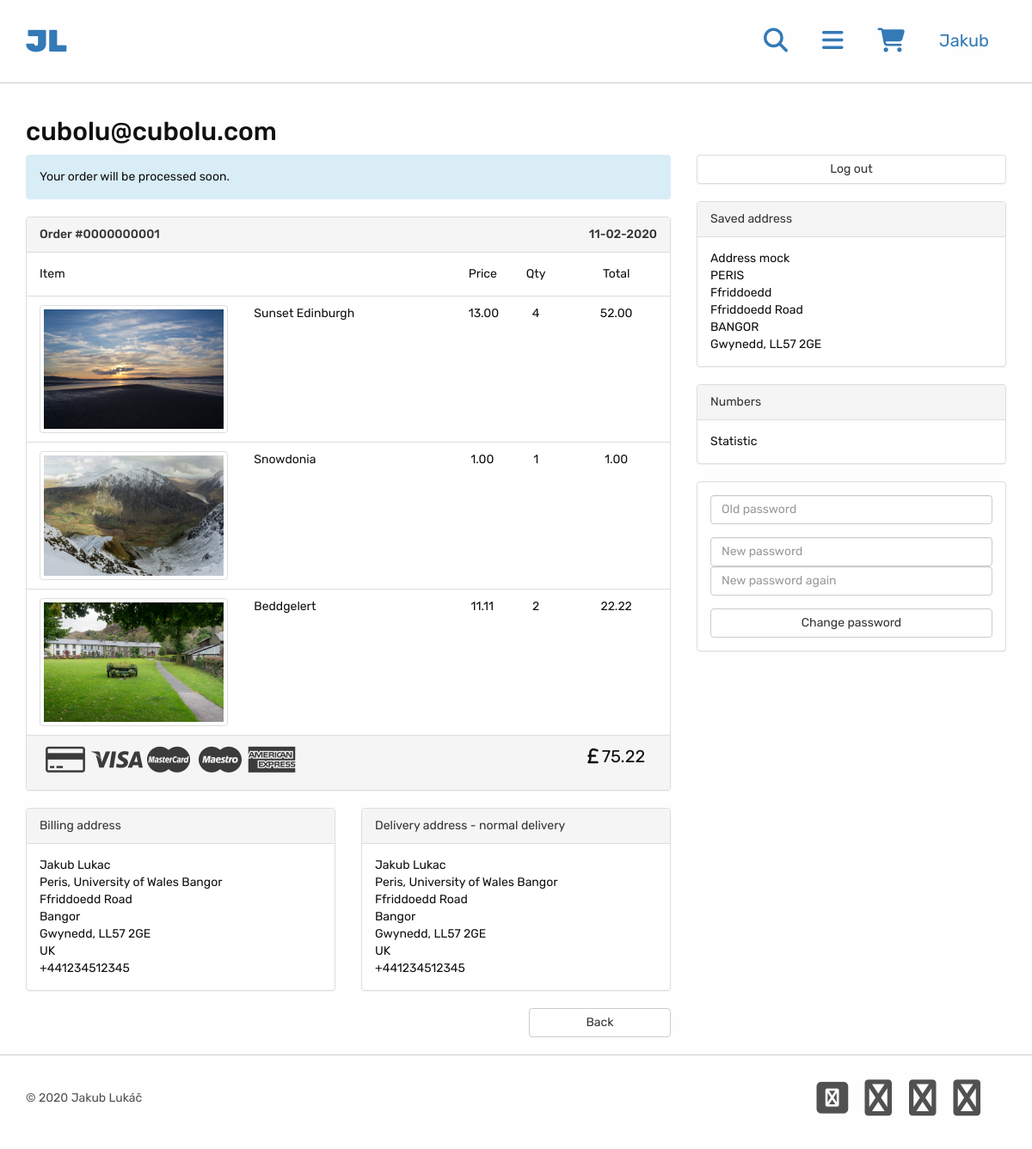
/order_details.php?order=1 (signed in), run on the app's committed database.
### tables this page shows
CREATE TABLE users (
  user_id     INT UNSIGNED      NOT NULL  AUTO_INCREMENT,
  email       VARCHAR(40)       NOT NULL  UNIQUE,
  password    CHAR(40)          NOT NULL,
  forename    VARCHAR(20)       NOT NULL,
  surname     VARCHAR(20)       NOT NULL,

  PRIMARY KEY (user_id, email)
);

CREATE TABLE orderedProducts (
  order_id    INT UNSIGNED      NOT NULL,
  product_id  INT UNSIGNED      NOT NULL,
  price       DECIMAL(10,2)     NOT NULL,
  quantity    SMALLINT UNSIGNED NOT NULL,

  PRIMARY KEY (order_id, product_id),
  FOREIGN KEY (order_id)   REFERENCES orders(order_id)     ON UPDATE CASCADE ON DELETE RESTRICT,
  FOREIGN KEY (product_id) REFERENCES products(product_id) ON UPDATE CASCADE ON DELETE RESTRICT
);

CREATE TABLE products (
  product_id  INT UNSIGNED      NOT NULL  AUTO_INCREMENT,
  price       DECIMAL(10,2)     NOT NULL,
  image_url   VARCHAR(40)       NOT NULL,
  title       TINYTEXT          NOT NULL,
  description TEXT,

  PRIMARY KEY (product_id)
);

CREATE TABLE userAddresses (
  address_id  INT UNSIGNED      NOT NULL  AUTO_INCREMENT,
  user_id     INT UNSIGNED      NOT NULL,
  name        VARCHAR(60)       NOT NULL,
  address     VARCHAR(100)      NOT NULL,
  postcode    VARCHAR(10)       NOT NULL,
  town        VARCHAR(40)       NOT NULL,
  country     VARCHAR(30)       NOT NULL,
  county      VARCHAR(30),
  phone       VARCHAR(15),

  PRIMARY KEY (address_id),
  FOREIGN KEY (user_id) REFERENCES users(user_id) ON UPDATE CASCADE ON DELETE RESTRICT
);

CREATE TABLE orders (
  order_id            INT UNSIGNED      NOT NULL  AUTO_INCREMENT,
  user_id             INT UNSIGNED      NOT NULL,
  order_status        ENUM('pending', 'processing', 'shipped', 'completed', 'cancelled', 'declined')  NOT NULL,
  order_time          DATETIME          NOT NULL,

  shipping_address_id INT UNSIGNED      NOT NULL,
  billing_address_id  INT UNSIGNED      NOT NULL,

  delivery_method     ENUM('normal', 'express', 'other')  NOT NULL,
  payment_method      ENUM('card', 'paypal')              NOT NULL,
  billing_ref         CHAR(40)                            NOT NULL,

  PRIMARY KEY (order_id),
  FOREIGN KEY (user_id) REFERENCES users(user_id) ON UPDATE CASCADE ON DELETE RESTRICT,
  FOREIGN KEY (shipping_address_id) REFERENCES userAddresses(address_id) ON UPDATE CASCADE ON DELETE RESTRICT,
  FOREIGN KEY (billing_address_id) REFERENCES userAddresses(address_id) ON UPDATE CASCADE ON DELETE RESTRICT
);

### includes/application_top.php (called while the page is built, shortened)
<?php
require_once 'configure.php';
require_once 'classes/DBECommerce.class.php';
require_once 'functions/print_templates.php';
$db = new DBECommerce(
  $config['database']['host'],
  $config['database']['user'],
  $config['database']['password'],
  $config['database']['db_name']
);
if(isset($_SESSION['user_id'])) {
  $user = $db->get_user($_SESSION['user_id']);
  $user_home = 'account.php';
  $user_name = $user['forename'];
}
?>

### includes/classes/DBECommerce.class.php (called while the page is built, shortened)
<?php
class DBECommerce extends mysqli
{
  public function get_user($user_id) {
    $query_string = 'SELECT user_id, email, forename, surname FROM users WHERE user_id = ? LIMIT 1';
    $stmt = $this->prepare($query_string);
    if ($stmt->bind_param('d', $user_id)) {
      $stmt->execute();
      if ($result = $this->get_result($stmt)) {
        $user = $result[0];
        return $user ? $user : array();
      }
    }
    return array();
  }
  public function get_order($user_id, $order_id) {
    $query_string = 'SELECT order_status, DATE_FORMAT(DATE(order_time), \'%d-%m-%Y\') as order_time, shipping_address_id, billing_address_id, delivery_method, payment_method FROM orders
                       WHERE order_id = ? AND user_id = ? LIMIT 1';
    $stmt = $this->prepare($query_string);
    if ($stmt->bind_param('dd', $order_id, $user_id)) {
      $stmt->execute();
      if ($result = $this->get_result($stmt)) {
        $order = $result[0];
        return $order ? $order : array();
      }
    }
    return array();
  }
  public function get_ordered_products($order_id, $simple = false) {
    if ($simple) {
      $query_string = 'SELECT orderedProducts.price as price, quantity, title FROM orderedProducts
                         JOIN products ON (orderedProducts.product_id = products.product_id) WHERE orderedProducts.order_id = ?';
    } else {
      $query_string = 'SELECT orderedProducts.product_id as product_id, orderedProducts.price as price, quantity, image_url, title FROM orderedProducts
                         JOIN products ON (orderedProducts.product_id = products.product_id) WHERE orderedProducts.order_id = ?';
    }
    $stmt = $this->prepare($query_string);
    if ($stmt->bind_param('d', $order_id)) {
      $stmt->execute();
      if ($results = $this->get_result($stmt)) {
        if ($simple) {
          $simple_results = array('titles'=>'', 'total'=>0.0);
          foreach ($results as $product) {
            $simple_results['titles'] .= ', ' . $product['title'];
            $simple_results['total'] += $product['price'] * $product['quantity'];
          }
          $simple_results['titles'] = substr($simple_results['titles'], 2);
          return $simple_results;
        } else {
          return $results;
        }
      }
    }
    return false;
  }
  public function get_address($address_id) {
    $query_string = 'SELECT name, address, postcode, town, country, county, phone FROM userAddresses WHERE  address_id = ? LIMIT 1';
    $stmt = $this->prepare($query_string);
    if ($stmt->bind_param('d', $address_id)) {
      $stmt->execute();
      if ($result = $this->get_result($stmt)) {
        $address = $result[0];
        return $address ? $address : array();
      }
    }
    return array();
  }
  private function get_result($stmt) {
    $RESULT = array();
    $stmt->store_result();
    for ($i = 0; $i < $stmt->num_rows; $i++ ) {
      $metadata = $stmt->result_metadata();
      $params = array();
      while ( $Field = $metadata->fetch_field() ) {
        $params[] = &$RESULT[ $i ][ $Field->name ];
      }
      call_user_func_array( array( $stmt, 'bind_result' ), $params );
      $stmt->fetch();
    }
    return $RESULT;
  }
}
?>

### order_details.php (the view, shortened to what this page needs)
<?php
require_once 'includes/application_top.php';
$order_id = &$_REQUEST['order'];
if (!isset($order_id) || !$order = $db->get_order($user['user_id'], $order_id)) {
  $_SESSION['account_panel'] = array('msg'=>'Order not found.', 'type'=>'alert-danger');
  header("Location: account.php");
  exit();
}
$order_total = 0;
$ordered_products = $db->get_ordered_products($order_id);
$shipping_address = $db->get_address($order['shipping_address_id']);
require_once 'includes/site_header.php';
?>
<section class="container content">
  <div class="row">
    <div class="col-sm-12">
      <h2><?php echo $user['email']; ?></h2>
    </div>
  </div>
  <div class="row">
    <div class="col-md-8">
      <?php echo create_panel(order_status_detail($order['order_status']), order_status_style($order['order_status'])); ?>
      <div class="panel panel-default">
        <div class="panel-heading" style="font-weight: 500">
          <span>Order <?php echo '#' . str_pad($order_id, 10, '0', STR_PAD_LEFT); ?></span><span class="pull-right"><?php echo $order['order_time']; ?></span>
        </div>
        <div class="row panel-body">
          <span class="col-md-8">Item</span>
          <span class="col-md-1 text-center">Price</span>
          <span class="col-md-1 text-center">Qty</span>
          <span class="col-md-2 text-center">Total</span>
        </div>
        <ul class="list-group">
          <?php
          foreach ($ordered_products as $product) {
            echo '<li class="list-group-item">';
              echo '<div class="row">';
                echo '<span class="col-md-4">';
                  echo '<a href="product.php?productid=' . $product['product_id'] . '">';
                  echo '<img src="' . $product['image_url'] . '" class="img-thumbnail">';
                  echo '</a>';
                echo '</span>';
                echo '<span class="col-md-4">';
                  echo '<a href="product.php?productid=' . $product['product_id'] . '" style="color: inherit;">';
                  echo $product['title'];
                  echo '</a>';
                echo '</span>';
                echo '<span class="col-md-1 text-center">' . $product['price'] . '</span>';
                echo '<span class="col-md-1 text-center">';
                  echo $product['quantity'];
                echo '</span>';
                echo '<span class="col-md-2 text-center">';
                  echo number_format($product['price'] * $product['quantity'], 2);
                echo '</span>';
              echo '</div>';
            echo '</li>';
            $order_total += $product['price'] * $product['quantity'];
          }
          ?>
        </ul>
        <div class="panel-footer">
          <div class="row">
            <span class="col-xs-10 payment-icon">
              <?php
              if ($order['payment_method'] == 'card') {
                echo '<i class="pf pf-credit-card"></i>';
                echo '<i class="pf pf-visa"></i><i class="pf pf-mastercard"></i><i class="pf pf-maestro"></i><i class="pf pf-american-express"></i>';
              } else if ($order['payment_method'] == 'paypal') {
                echo '<i class="pf pf-paypal" style="font-size: 4.5rem; padding-left: 1rem"></i>';
              } else {
                echo 'Unknown payment method!';
              }
              ?>
            </span>
            <span class="col-xs-2 text-center total-price">
              <i class="fa fa-gbp" style="padding: 0 4px 0 0"></i><?php echo number_format($order_total, 2); ?>
            </span>
          </div>
        </div>
      </div>
      <div class="row">
        <div class="col-sm-6">
          <div class="panel panel-default">
            <div class="panel-heading">Billing address</div>
            <div class="panel-body">
              <?php
              echo $billing_address['name'] . '<br />';
              echo str_replace(';', '<br />', $billing_address['address']) . '<br />';
              echo $billing_address['town'] . '<br />';
              if ($billing_address['county']) {
                echo $billing_address['county'] . ', ';
              }
              echo $billing_address['postcode'] . '<br />';
              echo $billing_address['country'] . '<br />';
              echo $billing_address['phone'] . '<br />';
              ?>
            </div>
          </div>
        </div>
        <div class="col-sm-6">
          <div class="panel panel-default">
            <div class="panel-heading">
              Delivery address - <?php echo $order['delivery_method']; ?> delivery
            </div>
            <div class="panel-body">
              <?php
              echo $shipping_address['name'] . '<br />';
              echo str_replace(';', '<br />', $shipping_address['address']) . '<br />';
              echo $shipping_address['town'] . '<br />';
              if ($shipping_address['county']) {
                echo $shipping_address['county'] . ', ';
              }
              echo $shipping_address['postcode'] . '<br />';
              echo $shipping_address['country'] . '<br />';
              echo $shipping_address['phone'] . '<br />';
              ?>
            </div>
          </div>
        </div>
      </div>
      <div class="row">
        <span class="col-md-offset-9 col-md-3">
          <a href="account.php" class="btn btn-default fill" role="button">Back</a>
        </span>
      </div>
    </div>
    <div class="col-md-4">
      <?php
      require 'includes/account_side_panel.php';
      ?>
    </div>
  </div>
</section>
<?php
require_once 'includes/site_footer.php';
?>

### includes/site_header.php (shortened to what this page needs)
<?php
require_once 'application_top.php';
?>
<!DOCTYPE html>
<html>
  <link rel="stylesheet" href="https://use.fontawesome.com/4ea11a27f8.css">
  <link rel="stylesheet" href="https://maxcdn.bootstrapcdn.com/bootstrap/3.3.7/css/bootstrap.min.css">
  <link rel="stylesheet" href="css/paymentfont.min.css">
  <link rel="stylesheet" href="css/main.css">
  <body>
    <header class="container-fluid">
      <section class="container">
        <div class="row">
          <h1 class="col-xs-4"><a href="index.php">JL</a></h1>
          <nav class="col-xs-8">
            <p><a href="#"><i class="fa fa-search fa-2x" aria-hidden="true"></i></a></p>
            <p><a href="#"><i class="fa fa-bars fa-2x" aria-hidden="true"></i></a></p>
            <p><a href="basket.php">
                <i class="fa fa-shopping-cart fa-2x" aria-hidden="true"></i>
                <span class="badge badge-corner"><?php if ($basket->items_count()) echo $basket->items_count(); ?></span></a>
            </p>
            <p><a href="<?php echo $user_home; ?>" class="text no-underline"><?php echo $user_name; ?></a></p>
          </nav>
        </div>
      </section>
    </header>

### css/main.css (style rules this page uses)
html, body { height: 100%; min-height: 100%; background: #FEFEFE; font-family: 'Rubik', sans-serif; font-weight: 400; color: #101010; }
header { padding: 2em; border-bottom: 1px solid #cccccc; }
header .row, footer .row { display: flex; align-items: center; }
header h1 { font-weight: 900; margin: 0; }
header nav, footer ul { display: flex; justify-content: flex-end; }
header nav p { padding: 0 20px; margin: 0; }
header nav .text { font-size: 2rem; }
.content { padding-top: 20px; padding-bottom: 20px; min-height: 75%; }
.fill { width: 100%; }
.payment-icon { font-size: 3rem; color: #3b3b3b; }
.total-price { font-size: 2rem; }

### data on the page
users: forename "Jakub", email "cubolu@cubolu.com"
orderedproducts: product.image_url (picture), product.title "Sunset Edinburgh", price "13.00", quantity "4", $product['price'] * $product['quantity'] "52.00"
orderedproducts: product.image_url (picture), product.title "Snowdonia", price "1.00", quantity "1", $product['price']*$product['quantity'] "1.00"
orderedproducts: product.image_url (picture), product.title "Beddgelert", price "11.11", quantity "2", $product['price'] * $product['quantity'] "22.22"
useraddresses: name "Jakub Lukac", address "Peris, University of Wales Bangor Ffriddoedd Road", town "Bangor", county "Gwynedd", postcode "LL57 2GE", country "UK", phone "+441234512345"
orders: delivery_method "normal"

### other printed values
$msg "Your order will be processed soon."
str_pad($order_id, 10, '0', STR_PAD_LEFT) "0000000001"
$order['order_time'] "11-02-2020"
$order_total "75.22"
